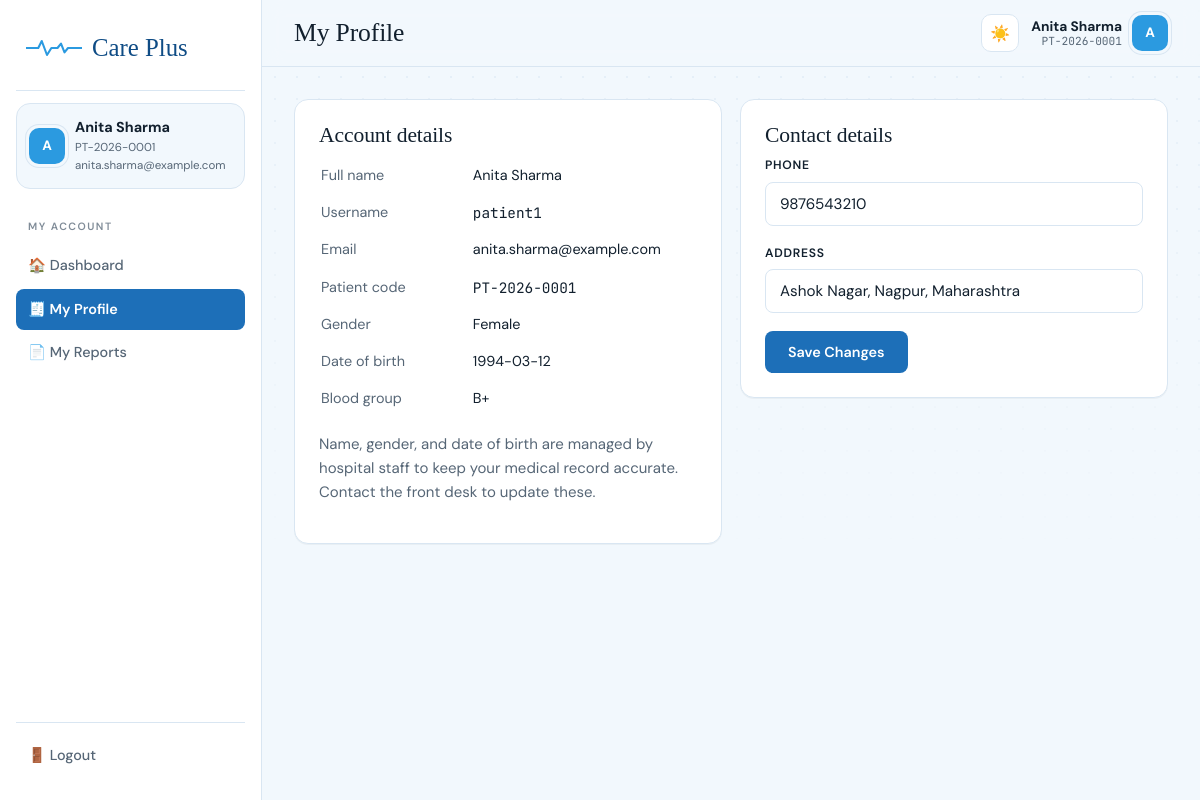
Screenshot of /user/profile.php (signed in) with the database file from the repository.
### tables this page shows
CREATE TABLE patients (
    patient_id     INT AUTO_INCREMENT PRIMARY KEY,
    user_id        INT NULL,                        
    patient_code   VARCHAR(20) NOT NULL UNIQUE,      
    full_name      VARCHAR(100) NOT NULL,
    date_of_birth  DATE,
    gender         ENUM('Male','Female','Other') NOT NULL,
    phone          VARCHAR(20),
    email          VARCHAR(120),
    address        VARCHAR(255),
    blood_group    VARCHAR(5),
    registered_by  INT NULL,                         
    created_at     TIMESTAMP DEFAULT CURRENT_TIMESTAMP,
    FOREIGN KEY (user_id) REFERENCES users(user_id) ON DELETE SET NULL,
    FOREIGN KEY (registered_by) REFERENCES admins(admin_id) ON DELETE SET NULL
);

CREATE TABLE users (
    user_id       INT AUTO_INCREMENT PRIMARY KEY,
    full_name     VARCHAR(100) NOT NULL,
    username      VARCHAR(50)  NOT NULL UNIQUE,
    email         VARCHAR(120) NOT NULL UNIQUE,
    phone         VARCHAR(20),
    password_hash VARCHAR(255) NOT NULL,
    status        ENUM('active','disabled') NOT NULL DEFAULT 'active',
    created_at    TIMESTAMP DEFAULT CURRENT_TIMESTAMP
);

### includes/functions.php (called while the page is built, shortened)
<?php
function e($value) {
    return htmlspecialchars($value ?? '', ENT_QUOTES, 'UTF-8');
}

### user/profile.php (the view, shortened to what this page needs)
<?php
require_once __DIR__ . '/../config/config.php';
$pageTitle = 'My Profile';
$stmt = $pdo->prepare("SELECT * FROM users WHERE user_id = ?");
$stmt->execute([$_SESSION['user_id']]);
$user = $stmt->fetch();
$stmt = $pdo->prepare("SELECT * FROM patients WHERE user_id = ?");
$stmt->execute([$_SESSION['user_id']]);
$patient = $stmt->fetch();
require __DIR__ . '/../includes/header_user.php';
?>
<div class="grid grid-2" style="align-items:start;">
  <div class="card">
    <h3 style="margin-top:0;">Account details</h3>
    <table style="width:100%; font-size:.9rem;">
      <tr><td style="color:var(--ink-soft); padding:6px 0; width:40%;">Full name</td><td><?= e($user['full_name']) ?></td></tr>
      <tr><td style="color:var(--ink-soft); padding:6px 0;">Username</td><td class="mono"><?= e($user['username']) ?></td></tr>
      <tr><td style="color:var(--ink-soft); padding:6px 0;">Email</td><td><?= e($user['email']) ?></td></tr>
      <?php if ($patient): ?>
      <tr><td style="color:var(--ink-soft); padding:6px 0;">Patient code</td><td class="mono"><?= e($patient['patient_code']) ?></td></tr>
      <tr><td style="color:var(--ink-soft); padding:6px 0;">Gender</td><td><?= e($patient['gender']) ?></td></tr>
      <tr><td style="color:var(--ink-soft); padding:6px 0;">Date of birth</td><td><?= e($patient['date_of_birth'] ?: '—') ?></td></tr>
      <tr><td style="color:var(--ink-soft); padding:6px 0;">Blood group</td><td><?= e($patient['blood_group'] ?: '—') ?></td></tr>
      <?php endif; ?>
    </table>
    <p class="hint" style="margin-top:14px;">Name, gender, and date of birth are managed by hospital staff to keep your medical record accurate. Contact the front desk to update these.</p>
  </div>
  <div class="card">
    <h3 style="margin-top:0;">Contact details</h3>
    <form method="post">
      <div class="field"><label>Phone</label><input type="text" name="phone" value="<?= e($user['phone']) ?>"></div>
      <div class="field"><label>Address</label><input type="text" name="address" value="<?= e($patient['address'] ?? '') ?>"></div>
      <button type="submit" class="btn btn-primary">Save Changes</button>
    </form>
  </div>
</div>
<?php require __DIR__ . '/../includes/footer.php'; ?>

### includes/header_user.php (shortened to what this page needs)
<?php
$currentFile = basename($_SERVER['PHP_SELF']);
$hu = ['full_name' => $_SESSION['user_name'] ?? 'Patient', 'username' => '', 'email' => '', 'patient_code' => ''];
if (!empty($_SESSION['user_id']) && isset($pdo)) {
    $q = $pdo->prepare("SELECT u.full_name, u.username, u.email, p.patient_code
                        FROM users u LEFT JOIN patients p ON p.user_id = u.user_id
                        WHERE u.user_id = ?");
    $q->execute([$_SESSION['user_id']]);
    if ($row = $q->fetch()) $hu = array_merge($hu, array_filter($row, fn($v) => $v !== null));
}
?>
<!DOCTYPE html>
<html lang="en">
<head>
<link rel="stylesheet" href="<?= BASE_URL ?>/assets/css/style.css">
</head>
<body>
<div class="app-shell">
  <aside class="sidebar">
    <div class="brand">
      <svg class="pulse-mini" viewBox="0 0 64 22" xmlns="http://www.w3.org/2000/svg">
        <path d="M0 11 H14 L18 3 L24 19 L29 11 H36 L40 6 L44 16 L48 11 H64" />
      </svg>
      <strong>Care Plus</strong>
    </div>
    <a href="profile.php" class="side-user">
      <div class="avatar avatar-ring"><?= e(strtoupper(substr($hu['full_name'], 0, 1))) ?></div>
      <div class="side-user-text">
        <strong><?= e($hu['full_name']) ?></strong>
        <small><?= e($hu['patient_code'] ?: ('@' . $hu['username'])) ?></small>
        <small><?= e($hu['email']) ?></small>
      </div>
    </a>
    <div class="section-label">My Account</div>
    <nav>
      <a href="dashboard.php" class="<?= $currentFile === 'dashboard.php' ? 'active' : '' ?>">🏠 Dashboard</a>
      <a href="profile.php" class="<?= $currentFile === 'profile.php' ? 'active' : '' ?>">🧾 My Profile</a>
      <a href="reports.php" class="<?= in_array($currentFile, ['reports.php','view_report.php']) ? 'active' : '' ?>">📄 My Reports</a>
    </nav>
    <nav class="logout-link">
      <a href="<?= BASE_URL ?>/auth/logout.php?role=user" data-confirm="Log out of your account?">🚪 Logout</a>
    </nav>
  </aside>
  <div>
    <header class="topbar">
      <div class="left-group">
        <h2><?= e($pageTitle ?? 'Dashboard') ?></h2>
      </div>
      <div class="topbar-actions">
        <button class="theme-toggle" id="themeToggle" type="button" aria-label="Switch light/dark theme" title="Switch theme"><span class="ti-sun">☀️</span><span class="ti-moon">🌙</span></button>
        <a href="profile.php" class="user-chip">
                <span class="chip-text"><strong><?= e($hu['full_name']) ?></strong><small><?= e($hu['patient_code'] ?: ('@' . $hu['username'])) ?></small></span>
                <div class="avatar avatar-ring"><?= e(strtoupper(substr($hu['full_name'], 0, 1))) ?></div>
              </a>
      </div>
    </header>
    <main class="content fade-in">

### rows the page displays
patients: user.full_name "A", user.full_name "Anita Sharma", patient_code "PT-2026-0001", user.email "anita.sharma@example.com", gender "Female", date_of_birth "1994-03-12", blood_group "B+", address "Ashok Nagar, Nagpur, Maharashtra"
users: full_name "Anita Sharma", username "patient1", email "anita.sharma@example.com", phone "9876543210"

### other values shown
$pageTitle "My Profile"
